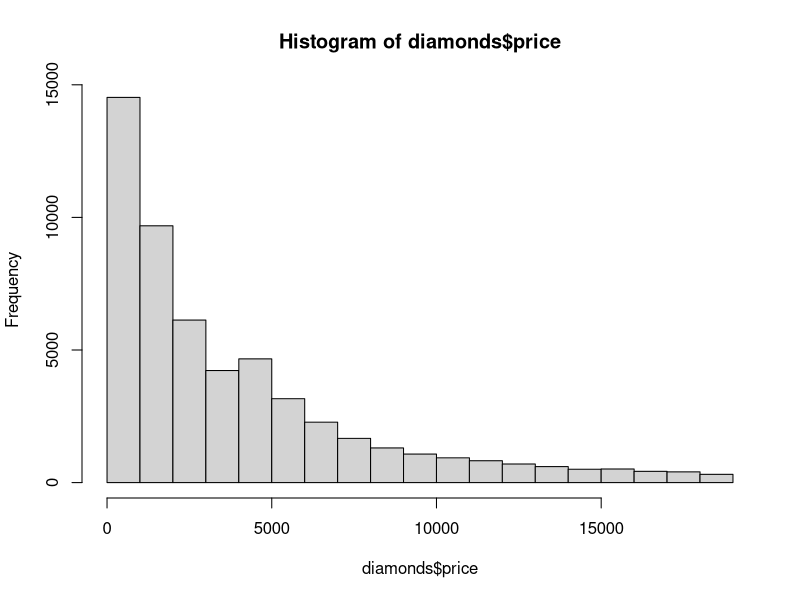
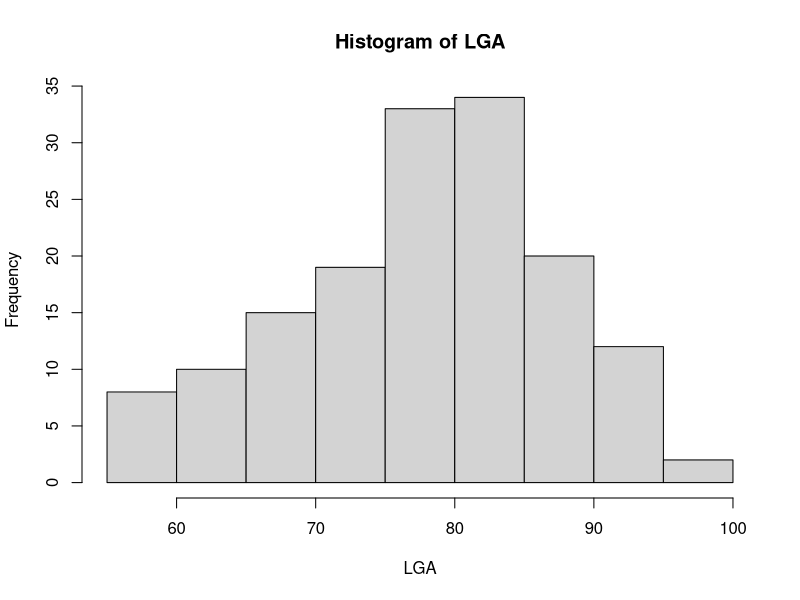
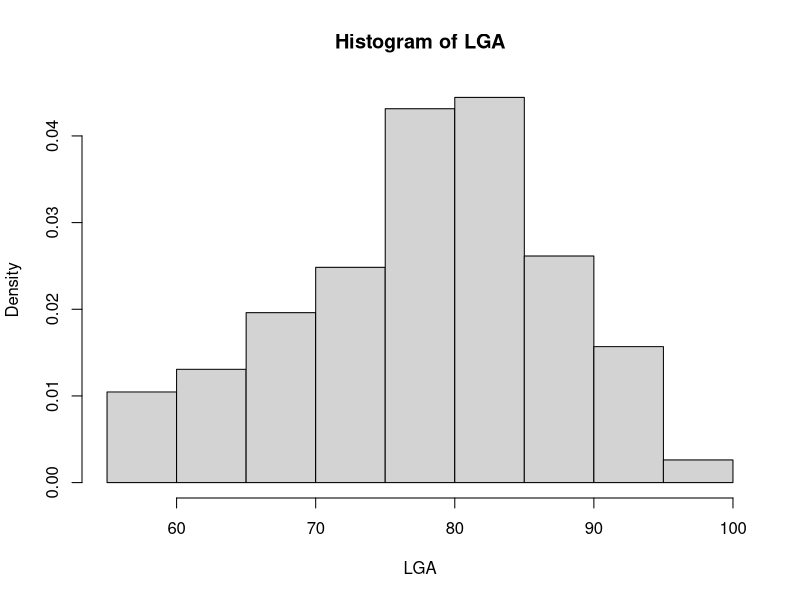

These charts were generated, in order, by the following R code:
grades <- c(75, 84, 81, 86, 62, 91, 77, 95, 98, 88, 77, 73, 81)
stem(grades)

library(ggplot2)
data(diamonds) # use diamonds data set
table(diamonds$color) # frequency table of discrete variables

hist(diamonds$price) # histogram of continuous variables

LGA <- c(67, 72, 74, 62, 56, 66, 65, 59, 61, 69, 74, 69, 66, 68, 58, 64, 66, 57, 68, 62, 59, 73, 61, 61, 57, 58, 57, 67, 81, 79, 76, 78, 74, 67, 84, 85, 79, 82, 87, 90, 87, 93, 92, 82, 80, 79, 77, 72, 65, 73, 76, 77, 76, 76, 76, 75, 78, 73, 80, 77, 83, 84, 85, 81, 84, 83, 83, 88, 92, 92, 89, 82, 73, 81, 91,  80, 81, 82, 84, 87, 85, 74, 81, 82, 86, 85, 82, 86, 88, 86, 83, 81, 81, 81, 82, 86, 85, 87, 89, 90,  90, 92, 86, 86, 82, 80, 79, 77, 79, 76, 78, 78, 77, 72, 75, 79, 81, 86, 88, 97, 94, 96, 94, 91, 92, 93, 93, 87, 84, 80, 78, 75, 73, 81, 76, 77, 71, 71, 78, 67, 76, 68, 82, 64, 71, 81, 69, 63, 70, 77,  75, 76, 68)
hist(LGA, freq=TRUE) # freq histogram
hist(LGA, freq=FALSE) # density histogram
